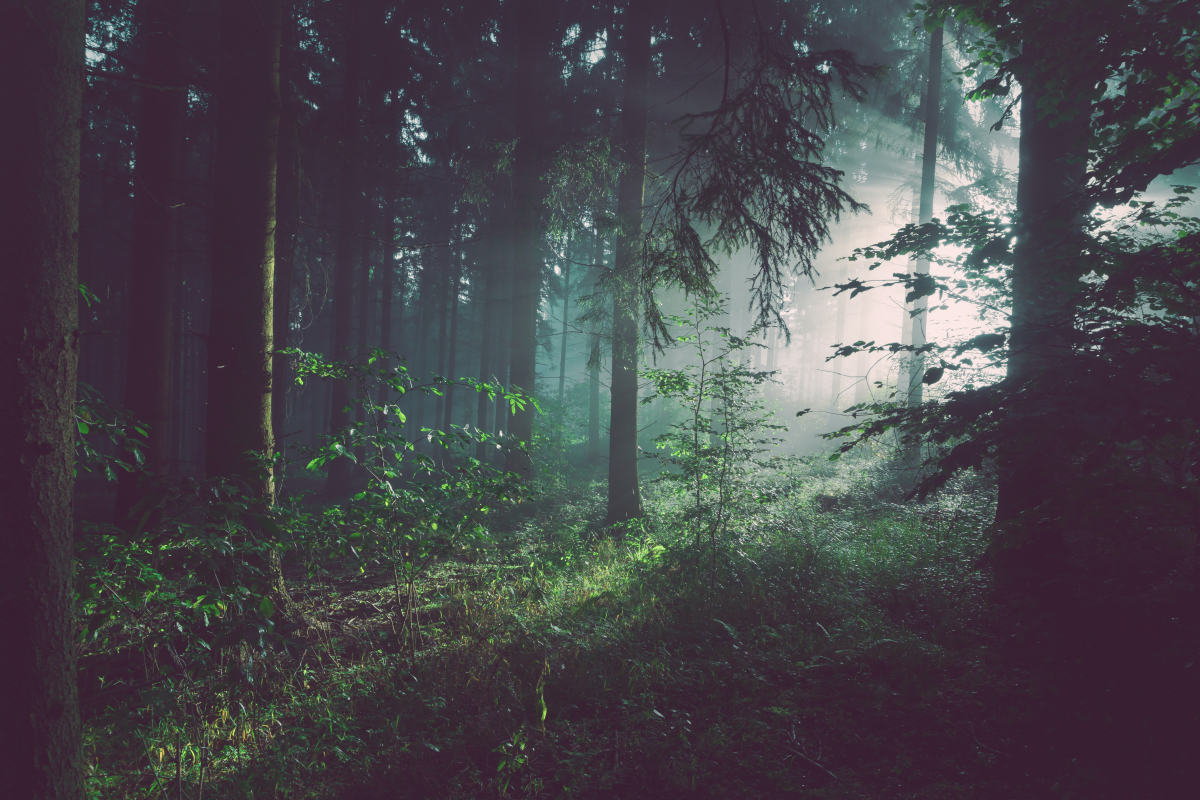
#> input picture Aula3/images/forest.jpg, 6000 x 4000 px, found by its file name (shown at 1/5 size)
$ jupyter execute --allow-errors Aula3.ipynb
#> lines starting #> are read from the running program, lines starting #| are printed output that depends on the picture; after the words box and inside, x2 and y2 are one past the last pixel; in counts of white or black regions, pixels touching at a corner belong together
# Aula 3 (07/10/2022)
### Nome: Adriel Bombonato Guidini Godinho
### RA: 191011631

## Operações básicas, equalização de histograma e segmentação por limiar

---

## Arithmetic Operations on Images
Adição, subtração e operações bit a bit.

#### Adição:
```cv.add()```

- Adição pelo OpenCV se baseia em saturação: 250+10 = 260 => 255

- Adição pelo numpy se baseia em operação por modulo: 250+10 = 260 % 256 = 4

> Note: imagens devem ter mesma profundidade e mesmo tipo. A operação também pode ser feita com o numpy.

[cell 1]
import cv2
import sys
import numpy as np
from matplotlib import pyplot as plt

[cell 2]
# Representações de pixels
x = np.uint8([250])
y = np.uint8([10])

print( cv2.add(x,y) ) # Opencv: 250+10 = 260 => 255
print( x+y )         # Numpy: 250+10 = 260 % 256 = 4

#### Linear Blending

Linear Blending, ou image blending, também é um tipo de adição, porém se baseia em dar "peso" aos pixels de cada imagem ao alterar o ganho. Isso gera a impressão de transição de cena, como feita em muitos filmes.

[cell 3]
# Ler o arquivo imagem e associá-lo a uma variável
img1 = cv2.imread('images\\forest.jpg')
#> img1 is the input picture: shape (4000, 6000, 3); mean B, G, R 76, 70.6, 73.1
img2 = cv2.imread('images\\pimenta.jpg')
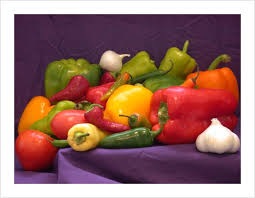
#> input picture Aula3/images/pimenta.jpg, 255 x 198 px, found by its file name
#> img2 is the input picture: shape (198, 255, 3); mean B, G, R 104.1, 110.6, 151.8

# Exceção caso não exita o diretório informado
if img1 is None:
    sys.exit("Could not read image 1.")
elif img2 is None:
    sys.exit("Could not read image 2.")

# Mudar o tamanho da maior imagem para que fique com o tamanho da menor
img1 = cv2.resize(img1, (img2.shape[1],img2.shape[0]))
#> img1: shape (198, 255, 3)

# adicionar imagens pelo OpenCV
img_blend = cv2.addWeighted(img1,0.7,img2,0.3,0)
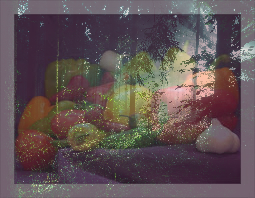
#> img_blend: shape (198, 255, 3); mean B, G, R 84.4, 82.6, 96.6

'''
# Mostrar a soma em uma janela
cv2.imshow("Janela 1", img_blend)
k = cv2.waitKey(0) # Esperar que o usuário aperte uma tecla

# Se teclar s --> salvar imagem
# Se teclar qualquer outra, fechar janelas
if k == ord("s"):
    cv2.imwrite('images\img_blend.png', img_blend)
    cv2.destroyAllWindows()
else:
    cv2.destroyAllWindows()
'''

# Plotar a imagem com o Matplotlib
img_blend = cv2.cvtColor(img_blend, cv2.COLOR_BGR2RGB) # Converter a imagem de BGR para RGB
plt.imshow(img_blend)
plt.xticks([]), plt.yticks([])  # Esconder eixo x e y
plt.show()

#### Operação bit a bit
Bom para trabalhar com regiões de interesse (ROI) não retangulares.

[cell 4]
# Load two images
img1 = cv2.imread('images\\unesp_logo.png')
img2 = cv2.imread('images\\forest.jpg')

# Exceção caso não exita o diretório informado
#> (the rest of this cell did not finish here and is left out)

---

## Equalização de Histograma
Histograma mostra a quantidade de pixels presentes em cada faixa de valor (0 a 255, na maior parte das vezes).

Terminologias:
- **BIN**: sub-part do conjunto de pixels. Abrange a soma de um intervalo de valores de pixels.
- **DIMS**: Número de parâmetros que será utilizada para diferenciar a coleta de dados.
- **RANGE**: intervalo dos valores que quer medir

[cell 5]
# No opencv

img = cv2.imread('images\\forest.jpg',0)
#> img: shape (4000, 6000); min 32, max 255, mean 71.9
hist = cv2.calcHist([img],[0],None,[256],[0,256])
#> hist = 256 values, max 1221660 at index 41, min 0 at index 0, mean 93750

[cell 6]
# No numpy

hist,bins = np.histogram(img.ravel(),256,[0,256])
#> bins = 257 values from 0 to 256

### Plotar histograma

[cell 7]
plt.hist(img.ravel(),256,[0,256]); plt.show()

[cell 8]
# Histograma para RGB

img = cv2.imread('images\\forest.jpg')
color = ('b','g','r')
for i,col in enumerate(color):
    histr = cv2.calcHist([img],[i],None,[256],[0,256])
    plt.plot(histr,color = col)
    plt.xlim([0,256])
plt.show()
#> figure, not shown here; curve peaks at x = 50, y = 1777081; curve peaks at x = 31, y = 919812; curve peaks at x = 56, y = 2941841

[cell 9]
# Pelo Opencv

img = cv2.imread('images\\forest.jpg',0)

# Criar a máscara
mask = np.zeros(img.shape[:2], np.uint8)
mask[1000:2500, 2000:4000] = 255
masked_img = cv2.bitwise_and(img,img,mask = mask)
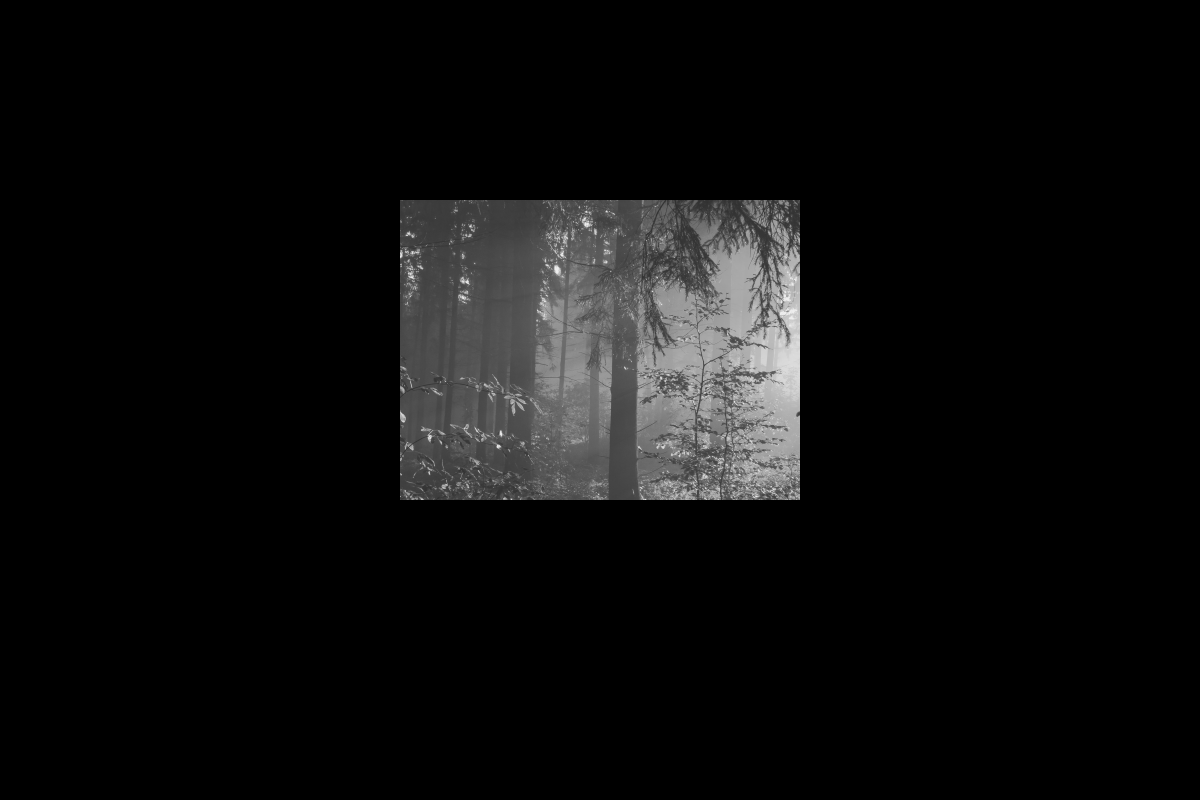
#> masked_img: shape (4000, 6000) (shown at 1/5 size); min 0, max 255, mean 13.2

# Calcular histograma com mácara e sem máscara
hist_full = cv2.calcHist([img],[0],None,[256],[0,256])
#> hist_full has the same summary as hist
hist_mask = cv2.calcHist([img],[0],mask,[256],[0,256])
#> hist_mask = 256 values, max 62691 at index 76, min 0 at index 0, mean 11718.8
plt.subplot(221), plt.imshow(img, 'gray')
plt.subplot(222), plt.imshow(mask,'gray')
plt.subplot(223), plt.imshow(masked_img, 'gray')
plt.subplot(224), plt.plot(hist_full), plt.plot(hist_mask)
plt.xlim([0,256])
plt.show()
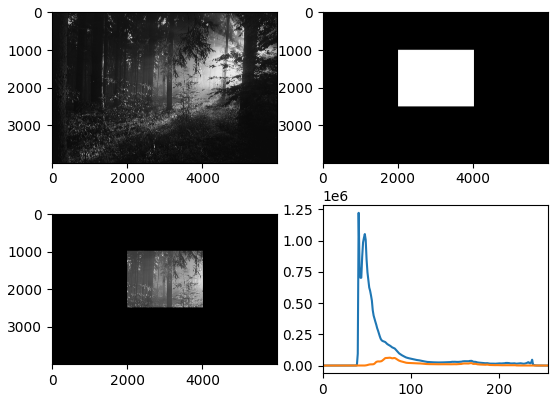
#> figure drawn by matplotlib, 4 panels; panel 4: curve peaks at x = 41, y = 1221660; panel 4: curve peaks at x = 76, y = 62691

### Equalização
Se trata em dividir a contagem de pixels concentrada em um intervalo, para todo o espectro de valores. Isso como forma de melhorar o contraste da imagem, entre outras coisas

Ela é usada como uma "ferramenta de referência" para fazer todas as imagens com as mesmas condições de iluminação. Isso é útil em muitos casos. Por exemplo, no reconhecimento de rostos, antes de treinar os dados de rostos, as imagens dos rostos são equalizadas em histogramas para torná-los todos com as mesmas condições de iluminação.

[cell 10]
img = cv2.imread('images\\fog.jpg',0)
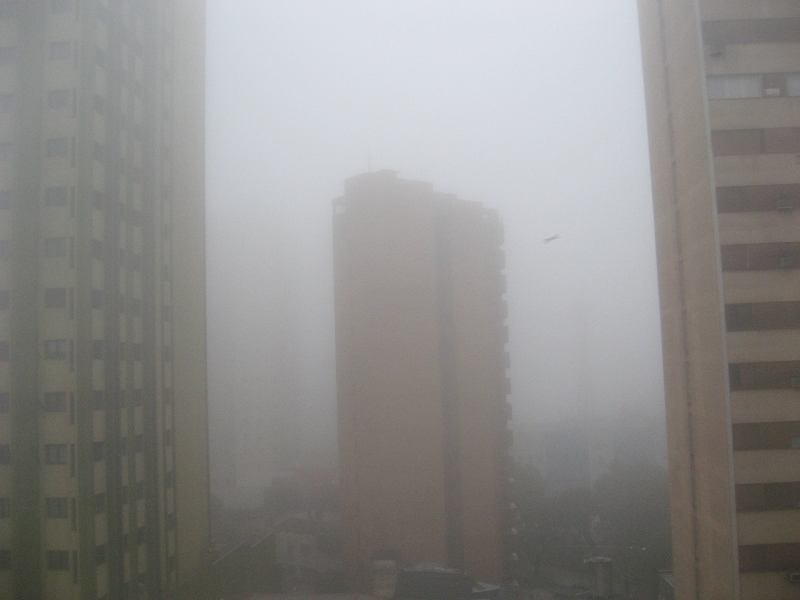
#> input picture Aula3/images/fog.jpg, 800 x 600 px, found by its file name
#> img: shape (600, 800); min 39, max 230, mean 140.1


equ = cv2.equalizeHist(img) # Aplicando equalização global no histograma da imagem
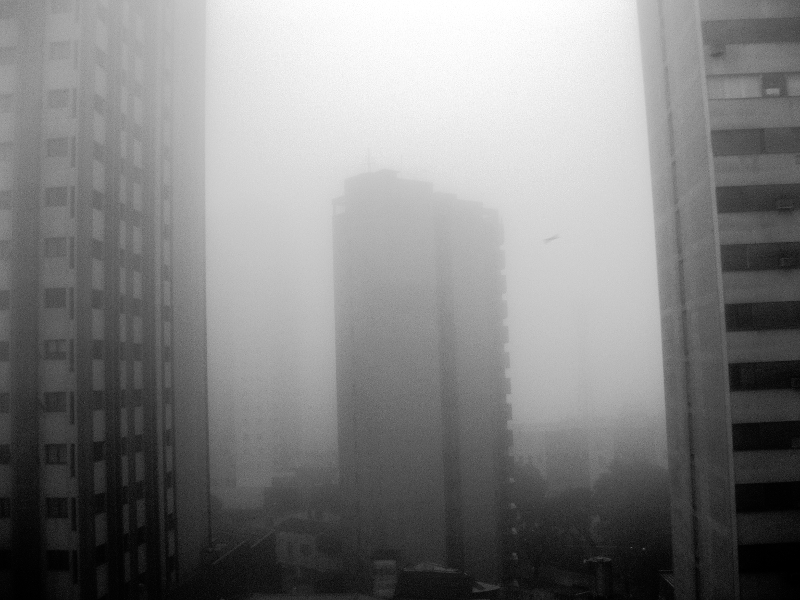
#> equ: shape (600, 800); min 0, max 255, mean 128.4
res = np.hstack((img,equ)) #Coloca imagem uma do lado da outra

# Plotar a imagem com Opencv
'''
cv2.imshow('res',res)
cv2.waitKey(0)
cv2.destroyAllWindows()
'''

# Plotar a imagem com o Matplotlib
res = cv2.cvtColor(res, cv2.COLOR_BGR2RGB) # Converter a imagem de BGR para RGB
#> res: shape (600, 1600, 3)
plt.imshow(res)
plt.xticks([]), plt.yticks([])  # Esconder eixo x e y
plt.show()

### CLAHE (Contrast Limited Adaptive Histogram Equalization)

Uma forma adaptada de equalização, que procura corrigir o problema de saturação em certas partes da imagem, que causa perda de informações.

Ela faz isso através da divisão da equalização por blocos (8x8 default). Após isso, é feita uma averiguação com limitação de contraste. Essa limitação consiste em averiguar bins do histograma e ver se em algum foi ultrapassado o limite de contraste fixado (40 default Opencv). Caso encontrar algum bin, os pixels em saturação serão espalhados uniformemento por outros bins.

Por fim, uma interpolação bilinear é aplicada.

[cell 11]
img = cv2.imread('images\\fog.jpg',0)

# Aplicando CLAHE na imagem
clahe = cv2.createCLAHE(clipLimit=2.0, tileGridSize=(8,8))
cl1 = clahe.apply(img)
res = np.hstack((img,cl1)) #Coloca imagem uma do lado da outra
#> res: shape (600, 1600)

# Plotar a imagem com Opencv
'''
cv2.imshow('res',res)
cv2.waitKey(0)
cv2.destroyAllWindows()
'''
cv2.imwrite('images\\fog_CLAHE.jpg', cl1)

# Plotar a imagem com o Matplotlib
res = cv2.cvtColor(res, cv2.COLOR_BGR2RGB) # Converter a imagem de BGR para RGB
#> res: shape (600, 1600, 3)
plt.imshow(res)
plt.xticks([]), plt.yticks([])  # Esconder eixo x e y
plt.show()

### Histograma 2D

Quando se trata de dois canais em um histograma, estamos tratando de um histograma 2D. Assim, estaremos considerando mais de uma feature na imagem e isso requer uma nova função no Opencv.

[cell 12]
img = cv2.imread('images\\forest.jpg')
hsv = cv2.cvtColor(img,cv2.COLOR_BGR2HSV)
#> hsv: shape (4000, 6000, 3); mean H, S, V 120, 60.1, 81.1

# Calculo do histograma, sendo cv2.calcHist(imagem, canais, mascara, número de bins, range do Hue e da Saturação)
hist = cv2.calcHist([hsv], [0, 1], None, [180, 256], [0, 180, 0, 256])

# Plotar imagem com Matplotlib
plt.imshow(hist,interpolation = 'nearest')
plt.show()

### Histogram Backprojection

Usado para segmentação de imagens, normalmente para encontrar objetos de interesse. Consisitem criar uma nova imagem em que cada pixel demonstra uma probabilidade do objeto estar contido nele. Quanto maior a probabilidade, maior valor o pixel terá.

> Note: o histograma do objeto deve ser normalizado antes de passar para a função backproject.

[cell 13]
# roi é o objeto ou a região do objeto que queremos procurar
roi = cv2.imread('images\\object_pimenta.jpg') # salvando roi como lateral do prédio
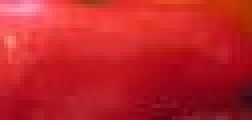
#> input picture Aula3/images/object_pimenta.jpg, 63 x 30 px, found by its file name (shown 4 times larger)
#> roi is the input picture: shape (30, 63, 3); mean B, G, R 41.4, 35.3, 192.1
hsv = cv2.cvtColor(roi,cv2.COLOR_BGR2HSV)
#> hsv: shape (30, 63, 3); mean H, S, V 119.3, 216.1, 192.1

# target é a imagem em que vai ser feita a busca do objeto
target = cv2.imread('images\\pimenta.jpg')
hsvt = cv2.cvtColor(target,cv2.COLOR_BGR2HSV)
#> hsvt: shape (198, 255, 3); mean H, S, V 84.8, 119.3, 153.3

# calcular o histograma do objeto
roihist = cv2.calcHist([hsv],[0, 1], None, [180, 256], [0, 180, 0, 256] )

# normalizar histograma e aplicar backprojection
cv2.normalize(roihist,roihist,0,255,cv2.NORM_MINMAX)
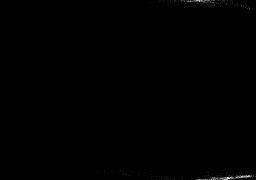
#> roihist: shape (180, 256) float32; min 0, max 255, mean 0.6
dst = cv2.calcBackProject([hsvt],[0,1],roihist,[0,180,0,256],1)

# convolucionar com disco citcular
disc = cv2.getStructuringElement(cv2.MORPH_ELLIPSE,(5,5))
cv2.filter2D(dst,-1,disc,dst)
#> dst: shape (198, 255); min 0, max 255, mean 32.7

# threshold e binary AND
ret,thresh = cv2.threshold(dst,50,255,0)
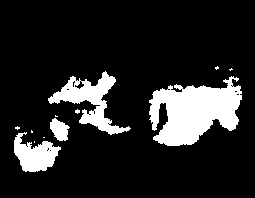
#> thresh: shape (198, 255); 14.5% white; 12 white regions (8 under 20 px), largest, box (x1, y1, x2, y2) and area: (149, 76, 242, 146) 4116, (48, 71, 131, 135) 1774, (14, 132, 61, 172) 1082, (50, 118, 70, 141) 296
thresh = cv2.merge((thresh,thresh,thresh))
res = cv2.bitwise_and(target,thresh)
#> res: shape (198, 255, 3)
res = np.vstack((target,thresh,res))
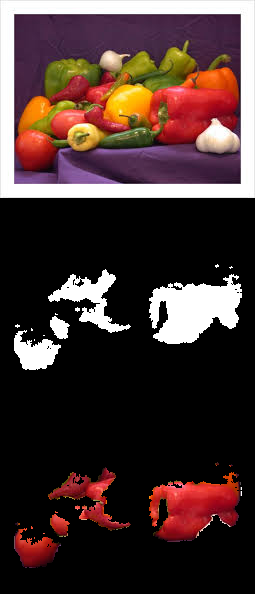
#> res: shape (594, 255, 3); mean B, G, R 48.8, 51, 71

# Plotar a imagem com o Matplotlib
res = cv2.cvtColor(res, cv2.COLOR_BGR2RGB) # Converter a imagem de BGR para RGB
plt.imshow(res)
plt.xticks([]), plt.yticks([])  # Esconder eixo x e y
plt.show()
